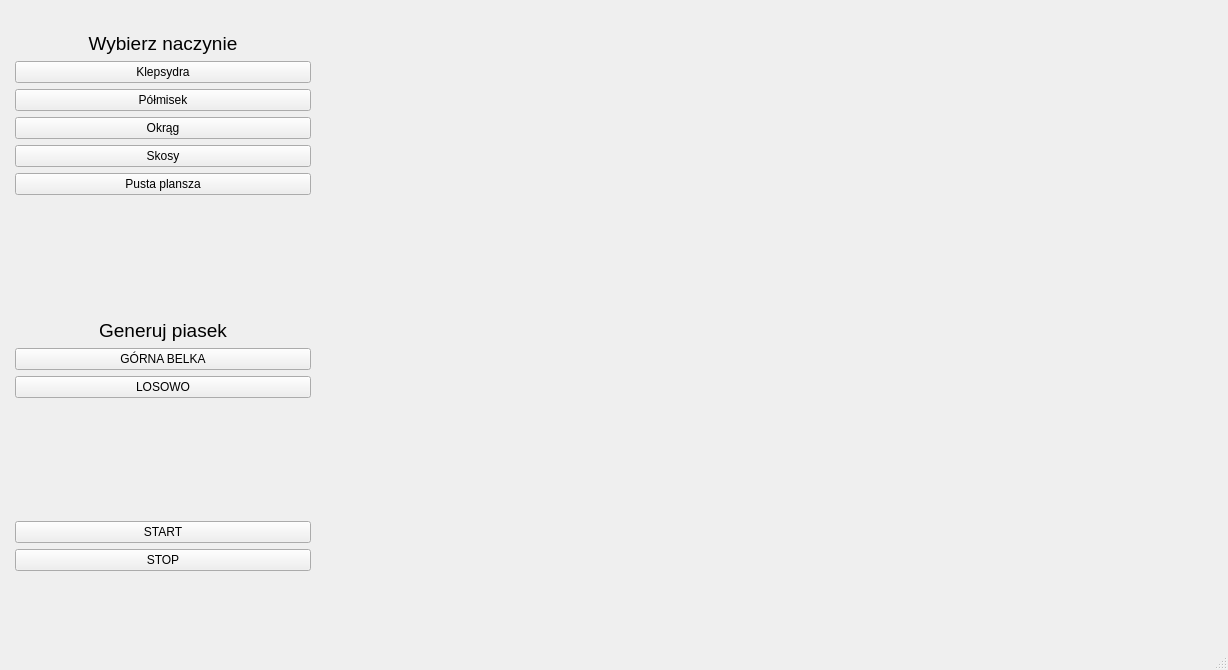
<?xml version="1.0" encoding="UTF-8"?>
<ui version="4.0">
 <class>MainWindow</class>
 <widget class="QMainWindow" name="MainWindow">
  <property name="geometry">
   <rect>
    <x>0</x>
    <y>0</y>
    <width>1228</width>
    <height>670</height>
   </rect>
  </property>
  <property name="sizePolicy">
   <sizepolicy hsizetype="Minimum" vsizetype="Minimum">
    <horstretch>0</horstretch>
    <verstretch>0</verstretch>
   </sizepolicy>
  </property>
  <property name="minimumSize">
   <size>
    <width>1228</width>
    <height>670</height>
   </size>
  </property>
  <property name="maximumSize">
   <size>
    <width>1228</width>
    <height>670</height>
   </size>
  </property>
  <property name="contextMenuPolicy">
   <enum>Qt::DefaultContextMenu</enum>
  </property>
  <property name="windowTitle">
   <string>MainWindow</string>
  </property>
  <property name="styleSheet">
   <string notr="true"/>
  </property>
  <widget class="QWidget" name="centralwidget">
   <widget class="QWidget" name="verticalLayoutWidget">
    <property name="geometry">
     <rect>
      <x>10</x>
      <y>10</y>
      <width>301</width>
      <height>561</height>
     </rect>
    </property>
    <layout class="QVBoxLayout" name="buttonLayout">
     <property name="sizeConstraint">
      <enum>QLayout::SetDefaultConstraint</enum>
     </property>
     <property name="leftMargin">
      <number>5</number>
     </property>
     <property name="topMargin">
      <number>22</number>
     </property>
     <item>
      <widget class="QLabel" name="label">
       <property name="font">
        <font>
         <pointsize>14</pointsize>
        </font>
       </property>
       <property name="text">
        <string>Wybierz naczynie</string>
       </property>
       <property name="alignment">
        <set>Qt::AlignCenter</set>
       </property>
       <property name="openExternalLinks">
        <bool>false</bool>
       </property>
      </widget>
     </item>
     <item>
      <widget class="QPushButton" name="sand_container4">
       <property name="text">
        <string>Klepsydra</string>
       </property>
      </widget>
     </item>
     <item>
      <widget class="QPushButton" name="sand_container3">
       <property name="text">
        <string>Półmisek</string>
       </property>
      </widget>
     </item>
     <item>
      <widget class="QPushButton" name="sand_container2">
       <property name="text">
        <string>Okrąg</string>
       </property>
      </widget>
     </item>
     <item>
      <widget class="QPushButton" name="sand_container1">
       <property name="text">
        <string>Skosy</string>
       </property>
      </widget>
     </item>
     <item>
      <widget class="QPushButton" name="clear_btn">
       <property name="text">
        <string>Pusta plansza</string>
       </property>
      </widget>
     </item>
     <item>
      <spacer name="verticalSpacer_2">
       <property name="orientation">
        <enum>Qt::Vertical</enum>
       </property>
       <property name="sizeHint" stdset="0">
        <size>
         <width>20</width>
         <height>40</height>
        </size>
       </property>
      </spacer>
     </item>
     <item>
      <widget class="QLabel" name="label_2">
       <property name="font">
        <font>
         <pointsize>14</pointsize>
        </font>
       </property>
       <property name="text">
        <string>Generuj piasek</string>
       </property>
       <property name="alignment">
        <set>Qt::AlignCenter</set>
       </property>
      </widget>
     </item>
     <item>
      <widget class="QPushButton" name="generate_sand_btn">
       <property name="text">
        <string>GÓRNA BELKA</string>
       </property>
      </widget>
     </item>
     <item>
      <widget class="QPushButton" name="generate_sand_rnd_btn">
       <property name="text">
        <string>LOSOWO</string>
       </property>
      </widget>
     </item>
     <item>
      <spacer name="verticalSpacer">
       <property name="orientation">
        <enum>Qt::Vertical</enum>
       </property>
       <property name="sizeHint" stdset="0">
        <size>
         <width>20</width>
         <height>40</height>
        </size>
       </property>
      </spacer>
     </item>
     <item>
      <widget class="QPushButton" name="start_btn">
       <property name="text">
        <string>START</string>
       </property>
      </widget>
     </item>
     <item>
      <widget class="QPushButton" name="stop_btn">
       <property name="text">
        <string>STOP</string>
       </property>
      </widget>
     </item>
    </layout>
   </widget>
   <widget class="QWidget" name="gridLayoutWidget">
    <property name="geometry">
     <rect>
      <x>370</x>
      <y>10</y>
      <width>511</width>
      <height>561</height>
     </rect>
    </property>
    <layout class="QGridLayout" name="board">
     <property name="sizeConstraint">
      <enum>QLayout::SetFixedSize</enum>
     </property>
     <property name="topMargin">
      <number>37</number>
     </property>
     <property name="spacing">
      <number>0</number>
     </property>
    </layout>
   </widget>
  </widget>
  <widget class="QMenuBar" name="menubar">
   <property name="geometry">
    <rect>
     <x>0</x>
     <y>0</y>
     <width>1228</width>
     <height>27</height>
    </rect>
   </property>
  </widget>
  <widget class="QStatusBar" name="statusbar"/>
 </widget>
 <resources/>
 <connections/>
</ui>
